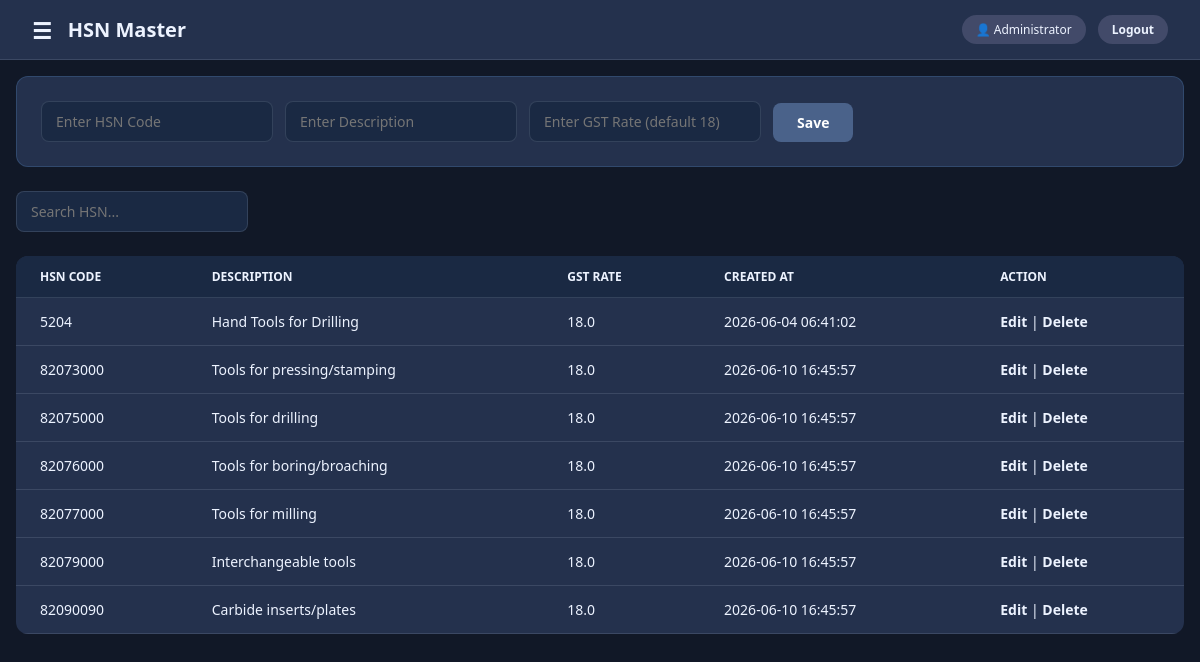
The page /hsn (signed in) on the database its author committed.
### tables this page shows
CREATE TABLE hsn (
        id INTEGER PRIMARY KEY AUTOINCREMENT,
        hsn_code TEXT NOT NULL UNIQUE,
        description TEXT,
        gst_rate REAL DEFAULT 18.0,
        created_at DATETIME DEFAULT CURRENT_TIMESTAMP
        );

### modules/masters.py (the view)
@masters.route("/hsn")
def hsn_list():
    conn = get_connection()
    cursor = conn.cursor()
    cursor.execute("SELECT * FROM hsn ORDER BY hsn_code")
    hsns = cursor.fetchall()
    conn.close()
    return render_template("masters/hsn.html", hsns = hsns)

### database.py (called while the page is built)
def get_connection():
    conn = sqlite3.connect(DATABASE)
    conn.row_factory = sqlite3.Row
    return conn

### modules/auth.py (called while the page is built)
def require_system(system_name):
    def check():
        if not session.get("user_id"):
            return redirect(url_for("auth.login", system=system_name, next=request.path))
        if session.get("system") != system_name:
            flash("That section belongs to a different login.", "danger")
            return redirect(url_for("auth.login", system=system_name))
    return check

### modules/delivery.py (called while the page is built, shortened)
@delivery.app_context_processor
def inject_delivery_notifications():
    user_id = session.get("user_id")
    if session.get("system") != "delivery" or not user_id:
        return {"delivery_unread_count": 0}

### modules/projects.py (called while the page is built)
@projects.app_context_processor
def inject_sidebar_projects():
    user_id = session.get("user_id")
    if not user_id:
        return {"sidebar_projects": []}
    conn = get_connection()
    cursor = conn.cursor()
    cursor.execute(
        """SELECT id, name FROM projects
           WHERE (? = 1 OR created_by = ? OR EXISTS (
               SELECT 1 FROM project_user_shares
               WHERE project_user_shares.project_id = projects.id
                 AND project_user_shares.user_id = ?
           ))
           ORDER BY name COLLATE NOCASE, id""",
        (int(session.get("role") == "admin"), user_id, user_id),
    )
    sidebar_projects = cursor.fetchall()
    conn.close()
    return {"sidebar_projects": sidebar_projects}

### templates/masters/hsn.html (shortened to what this page needs)
{% extends "base.html" %}
{% block page_title %}HSN Master{% endblock %}
{% block content %}
        {% if editing %}
        <form method="POST" action="/hsn/edit/{{ hsn.id }}">
            <input type="text" name="hsn_code" value="{{ hsn.hsn_code }}">
            <input type="text" name="description" value="{{ hsn.description }}">
            <input type="number" name="gst_rate" value="{{ hsn.gst_rate }}">
            <button type="submit">Update</button>
            <a href="/hsn" style="padding: 10px 16px; background: #6b6b6b; color: white; border-radius: 8px;">Cancel</a>
        </form>
        {% else %}
        <form method="POST" action="/hsn/add">
            <input type="text" name="hsn_code" placeholder="Enter HSN Code">
            <input type="text" name="description" placeholder="Enter Description">
            <input type="number" name="gst_rate" placeholder="Enter GST Rate (default 18)">
            <button type="submit">Save</button>
        </form>
        {% endif %}
        <input type="text" id="searchInput" placeholder="Search HSN...">
        <table>
            <thead>
                <tr>
                    <th>HSN Code</th>
                    <th>Description</th>
                    <th>GST Rate</th>
                    <th>Created At</th>
                    <th>Action</th>
                </tr>
            </thead>
            <tbody>
            {% for hsn in hsns %}
            <tr>
                <td>{{ hsn.hsn_code }}</td>
                <td>{{ hsn.description }}</td>
                <td>{{ hsn.gst_rate }}</td>
                <td>{{ hsn.created_at }}</td>
                <td>
                    <a href="/hsn/edit/{{ hsn.id }}">Edit</a> |
                    <a href="/hsn/delete/{{ hsn.id }}">Delete</a>
                </td>
            </tr>
            {% endfor %}
            </tbody>
        </table>
{% endblock %}

### templates/base.html (style rules this page uses)
:root { --theme-primary: #3E445C; --theme-secondary: #424A69; --theme-tertiary: #4A628A; --theme-accent: #5890CB; --theme-surface: #f5f3ef; --theme-surface-strong: #edf3fb; --theme-card: #ffffff; --theme-border: rgba(62, 68, 92, 0.15); --theme-text: #1a1a1a; --theme-text-soft: #6b6b6b; --theme-white: #ffffff; --theme-hover: rgba(88, 144, 203, 0.08); }
body[data-theme="dark"] { --theme-primary: #3E445C; --theme-secondary: #424A69; --theme-tertiary: #4A628A; --theme-accent: #5890CB; --theme-surface: #111827; --theme-surface-strong: #1a2943; --theme-card: #24314d; --theme-border: rgba(148, 163, 184, 0.2); --theme-text: #edf3ff; --theme-text-soft: #d7e4ff; --theme-white: #24314d; --theme-hover: rgba(88, 144, 203, 0.18); }
body[data-theme="dark"] .page-title, body[data-theme="dark"] .stat-label, body[data-theme="dark"] .stat-value, body[data-theme="dark"] .accordion-title, body[data-theme="dark"] .accordion-sub, body[data-theme="dark"] .accordion-metric, body[data-theme="dark"] .accordion-chevron, body[data-theme="dark"] .tab-btn, body[data-theme="dark"] .tab-btn:not(.active), body[data-theme="dark"] .user-badge, body[data-theme="dark"] td, body[data-theme="dark"] th, body[data-theme="dark"] label, body[data-theme="dark"] .nav-label, body[data-theme="dark"] .logo-sub { color: #edf3ff !important; }
body[data-theme="dark"] .stat-card, body[data-theme="dark"] .accordion-item, body[data-theme="dark"] .tab-bar, body[data-theme="dark"] form, body[data-theme="dark"] table, body[data-theme="dark"] .sidebar-theme-toggle, body[data-theme="dark"] [style*="background: white"], body[data-theme="dark"] [style*="background: #fff"], body[data-theme="dark"] [style*="background:#fff"], body[data-theme="dark"] [style*="background: #ffffff"] { background: var(--theme-card) !important; border-color: rgba(88, 144, 203, 0.25) !important; color: #edf3ff !important; }
body[data-theme="dark"] a { color: #edf3ff !important; }
* { margin: 0; padding: 0; box-sizing: border-box; font-family: 'segoe UI', sans-serif; }
body { display: flex; background: var(--theme-surface); min-height: 100vh; color: var(--theme-text); }
table { width: 100%; border-collapse: collapse; background: var(--theme-card); border-radius: 12px; overflow: hidden; margin-top: 24px; }
thead th, th { background: var(--theme-surface-strong); padding: 12px 24px; text-align: left; font-size: 12px; font-weight: 600; color: var(--theme-text-soft); text-transform: uppercase; border-bottom: 1px solid var(--theme-border); }
tbody tr, tr { border-bottom: 1px solid var(--theme-border); }
td { padding: 14px 24px; font-size: 14px; color: var(--theme-text); }
form { background: var(--theme-card); padding: 24px; border-radius: 12px; border: 1px solid var(--theme-border); margin-bottom: 24px; display: flex; gap: 12px; flex-wrap: wrap; align-items: flex-end; }
input, select { background: var(--theme-surface-strong); border: 1.5px solid var(--theme-border); border-radius: 8px; padding: 10px 14px; font-size: 14px; outline: none; color: var(--theme-text); }
button { background: var(--theme-tertiary); color: white; border: none; border-radius: 8px; padding: 10px 24px; font-size: 14px; font-weight: 600; cursor: pointer; }
a { color: var(--theme-tertiary); text-decoration: none; font-weight: 600; }

### rows shown on the page
hsn: hsn_code "5204", description "Hand Tools for Drilling", gst_rate "18.0", created_at "2026-06-04 06:41:02"
hsn: hsn_code "82073000", description "Tools for pressing/stamping", gst_rate "18.0", created_at "2026-06-10 16:45:57"
hsn: hsn_code "82075000", description "Tools for drilling", gst_rate "18.0", created_at "2026-06-10 16:45:57"
hsn: hsn_code "82076000", description "Tools for boring/broaching", gst_rate "18.0", created_at "2026-06-10 16:45:57"
hsn: hsn_code "82077000", description "Tools for milling", gst_rate "18.0", created_at "2026-06-10 16:45:57"
hsn: hsn_code "82079000", description "Interchangeable tools", gst_rate "18.0", created_at "2026-06-10 16:45:57"
hsn: hsn_code "82090090", description "Carbide inserts/plates", gst_rate "18.0", created_at "2026-06-10 16:45:57"

### other values the page prints
{{ session.full_name }} "Administrator"
